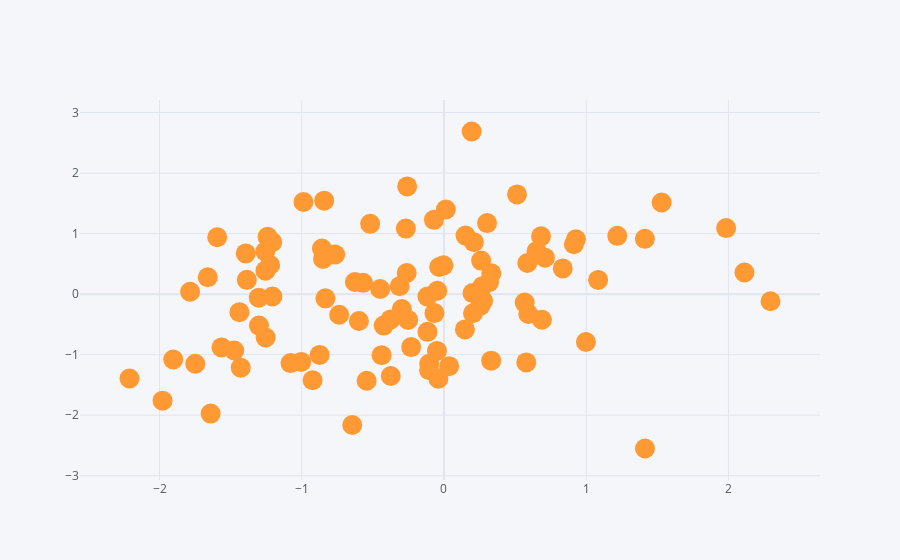

Here is the notebook cell this chart was saved with:
### Code cell
df.iplot(kind='scatter',x='a',y='b',mode='markers',size=20)
